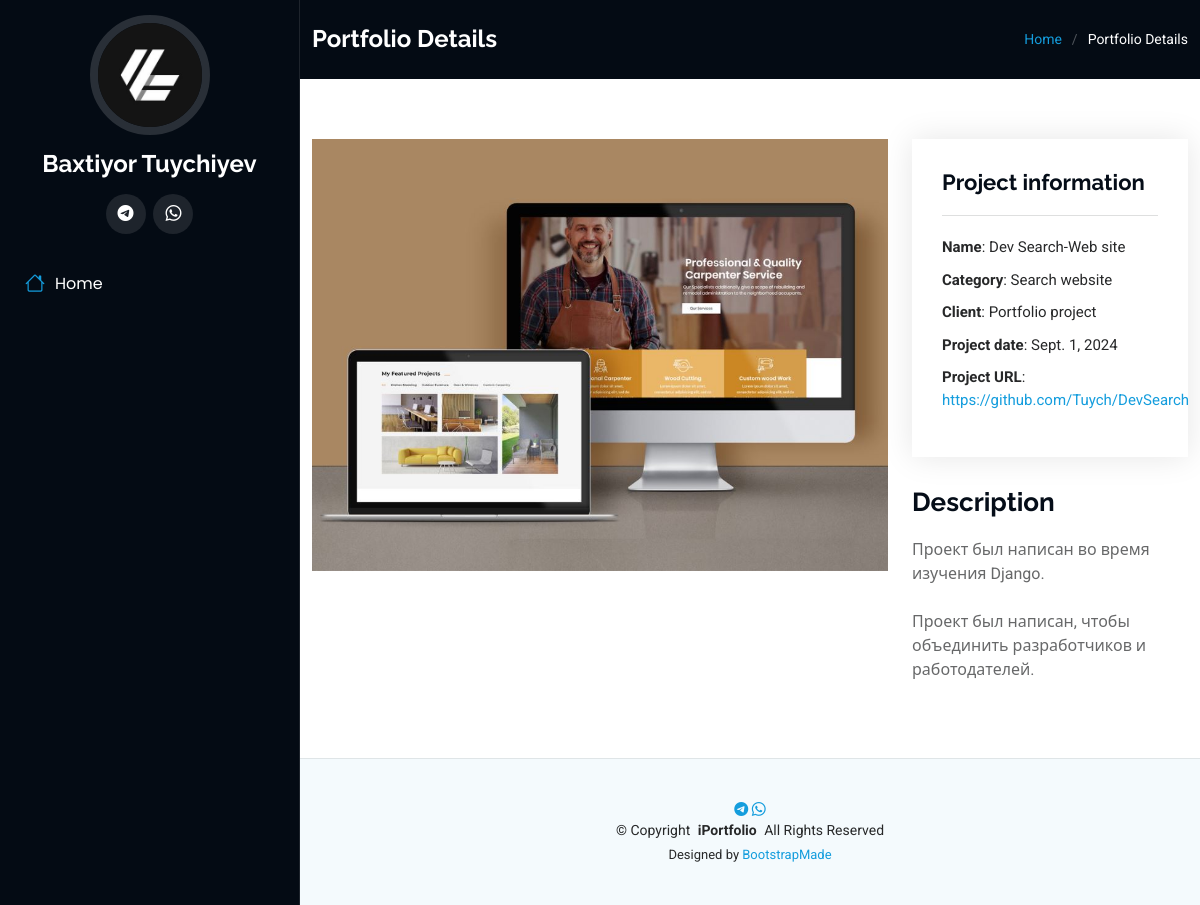
Screenshot of /portfolio-detail/11/ with the database file from the repository.
### main/models.py (models this page shows, shortened)
class Projects(models.Model):
    name = models.CharField(max_length=50, blank=False, null=False)
    category = models.CharField(max_length=30, blank=False, null=False)
    description = models.TextField(null=True, blank=True)
    client = models.CharField(max_length=50, default='Portfolio project')
    project_date = models.DateField(blank=True, null=True)
    project_url = models.URLField(blank=False, null=False)
    image_title = models.ImageField(upload_to='portfolio/', blank=True, null=True)
    image_main = models.ImageField(upload_to='portfolio/', blank=True, null=True)
    created_date = models.DateField(auto_now_add=True, null=True, blank=True)
    view_portfolio_numbers = models.IntegerField(null=True, blank=True)
    class Meta:
        ordering = ['-view_portfolio_numbers']

### main/views.py (the view)
# urls.py: path('portfolio-detail/<str:pk>/', views.portfolio_detail, name='portfolio-detail'),
def portfolio_detail(request, pk):
    project = get_object_or_404(Projects, id=pk)
    context = {
        'project': project
    }
    return render(request, 'main/portfolio-details.html', context)

### main/templates/main/portfolio-details.html (shortened to what this page needs)
{% extends 'main/base.html' %}
{% load static %}
{% block content %}
  <main class="main">
    <div class="page-title dark-background">
      <div class="container d-lg-flex justify-content-between align-items-center">
        <h1 class="mb-2 mb-lg-0">Portfolio Details</h1>
        <nav class="breadcrumbs">
          <ol>
            <li><a href="{% url 'index' %}">Home</a></li>
            <li class="current">Portfolio Details</li>
          </ol>
        </nav>
      </div>
    </div>
    <section id="portfolio-details" class="portfolio-details section">
      <div class="container" data-aos="fade-up" data-aos-delay="100">
        <div class="row gy-4">
          <div class="col-lg-8">
            <div class="portfolio-details-slider swiper init-swiper">
              <div class="swiper-wrapper align-items-center">
                <div class="swiper-slide">
                  {% if project.image_main %}
                    <img src="{{ project.image_main.url }}" alt="">
                  {% else %}
                    <img src="{% static 'assets/img/main/default_project_img.png' %}" alt="">
                  {% endif %}
                </div>
              </div>
            </div>
          </div>
          <div class="col-lg-4">
            <div class="portfolio-info" data-aos="fade-up" data-aos-delay="200">
              <h3>Project information</h3>
              <ul>
                <li><strong>Name</strong>: {{ project.name }}</li>
                <li><strong>Category</strong>: {{ project.category }}</li>
                <li><strong>Client</strong>: {{ project.client }}</li>
                <li><strong>Project date</strong>: {{ project.project_date }}</li>
                <li><strong>Project URL</strong>: <a href="{{ project.project_url }}" target="_blank">{{ project.project_url }}</a></li>
              </ul>
            </div>
            <div class="portfolio-description" data-aos="fade-up" data-aos-delay="300">
              <h2>Description</h2>
              <p> {{ project.description|linebreaksbr }}</p>
            </div>
          </div>
        </div>
      </div>
    </section>
  </main>
{% endblock content %}

### main/static/assets/css/main.css (style rules this page uses)
:root { --default-font: "Roboto", system-ui, -apple-system, "Segoe UI", Roboto, "Helvetica Neue", Arial, "Noto Sans", "Liberation Sans", sans-serif, "Apple Color Emoji", "Segoe UI Emoji", "Segoe UI Symbol", "Noto Color Emoji"; --heading-font: "Raleway", sans-serif; --nav-font: "Poppins", sans-serif; }
:root { --background-color: #ffffff; --default-color: #272829; --heading-color: #050d18; --accent-color: #149ddd; --surface-color: #ffffff; --contrast-color: #ffffff; }
:root { --nav-color: #a8a9b4; --nav-hover-color: #ffffff; --nav-mobile-background-color: #040b14; --nav-dropdown-background-color: #040b14; --nav-dropdown-color: #a8a9b4; --nav-dropdown-hover-color: #ffffff; }
.dark-background { --background-color: #040b14; --default-color: #ffffff; --heading-color: #ffffff; --surface-color: #151f2b; --contrast-color: #ffffff; }
:root { scroll-behavior: smooth; }
body { color: var(--default-color); background-color: var(--background-color); font-family: var(--default-font); }
a { color: var(--accent-color); text-decoration: none; transition: 0.3s; }
h1, h2, h3, h4, h5, h6 { color: var(--heading-color); font-family: var(--heading-font); }
@media (min-width: 1200px) { .header~main, .header~#footer { margin-left: 300px; } }
.page-title { color: var(--default-color); background-color: var(--background-color); padding: 25px 0; position: relative; }
.page-title h1 { font-size: 24px; font-weight: 700; }
.page-title .breadcrumbs ol { display: flex; flex-wrap: wrap; list-style: none; padding: 0; margin: 0; font-size: 14px; font-weight: 400; }
.page-title .breadcrumbs ol li+li { padding-left: 10px; }
.page-title .breadcrumbs ol li+li::before { content: "/"; display: inline-block; padding-right: 10px; color: color-mix(in srgb, var(--default-color), transparent 70%); }
section, .section { color: var(--default-color); background-color: var(--background-color); padding: 60px 0; overflow: clip; }
.portfolio-details .portfolio-details-slider img { width: 100%; }
.portfolio-details .portfolio-info { padding: 30px; box-shadow: 0px 0 30px rgba(0, 0, 0, 0.1); }
.portfolio-details .portfolio-info h3 { font-size: 22px; font-weight: 700; margin-bottom: 20px; padding-bottom: 20px; border-bottom: 1px solid color-mix(in srgb, var(--default-color), transparent 85%); }
.portfolio-details .portfolio-info ul { list-style: none; padding: 0; font-size: 15px; }
.portfolio-details .portfolio-info ul li+li { margin-top: 10px; }
.portfolio-details .portfolio-description { padding-top: 30px; }
.portfolio-details .portfolio-description h2 { font-size: 26px; font-weight: 700; margin-bottom: 20px; }
.portfolio-details .portfolio-description p { padding: 0; color: color-mix(in srgb, var(--default-color), transparent 30%); }

### rows the page displays
Projects: image_main (picture), name "Dev Search-Web site", category "Search website", client "Portfolio project", project_date "Sept. 1, 2024", project_url "https://github.com/Tuych/DevSearch", description "Проект был написан во время изучения Django. Проект был написан, чтобы объединить разработчиков и работодателей."
